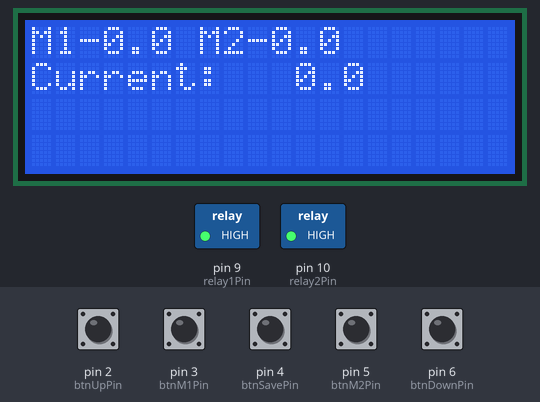
This sketch was run on a simulated Arduino Uno, built with avr-gcc and run on an emulated ATmega328P. Shown: 20×4 character LCD, switched loads named in the sketch (green lamp = pin HIGH). The test bench sets the inputs (shaded band); at power-on: pin 2 (btnUpPin), pin 3 (btnM1Pin), pin 4 (btnSavePin), pin 5 (btnM2Pin), pin 6 (btnDownPin) HIGH. EEPROM starts erased; what the sketch prints to the serial monitor is not drawn.

Above: at 1.3 s.
1.4 s: pin 4 (btnSavePin) pulled LOW for 1 s
At 5.1 s:
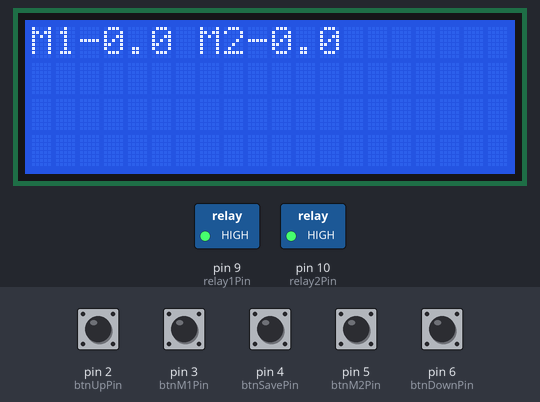
5.4 s: pin 3 (btnM1Pin) pulled LOW for 1 s
At 6.1 s:
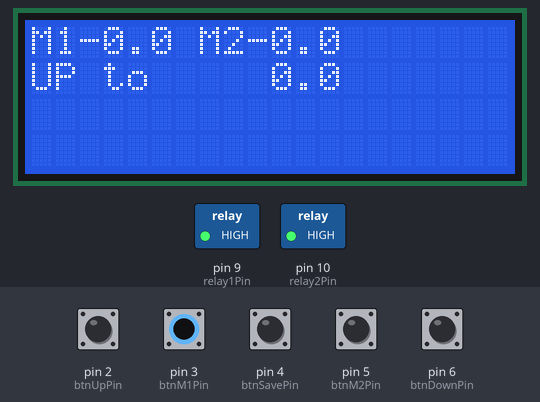
8.3 s: pin 6 (btnDownPin) pulled LOW for 1 s
At 10.5 s:
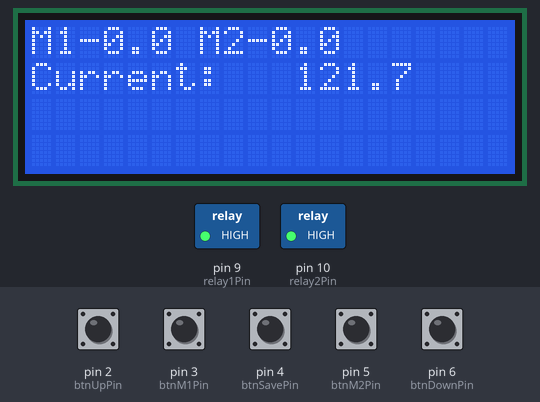
10.8 s: pin 2 (btnUpPin) pulled LOW for 0.15 s
At 10.9 s:
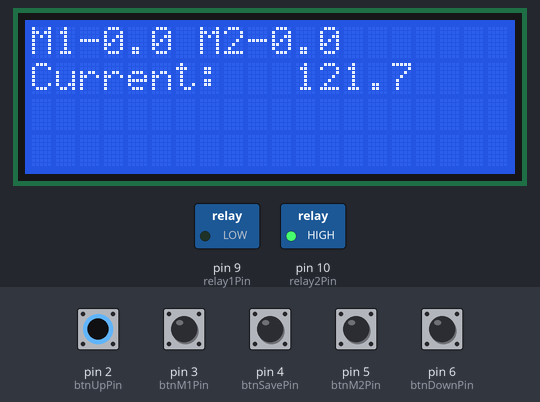
12.4 s: pin 2 (btnUpPin) pulled LOW for 1 s
At 13.8 s:
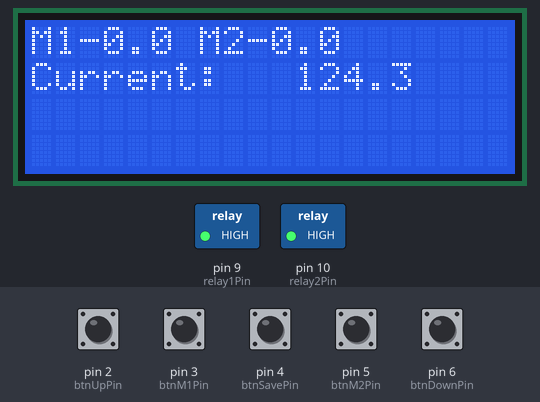
14.9 s: pin 6 (btnDownPin) pulled LOW for 1 s
At 15.0 s:
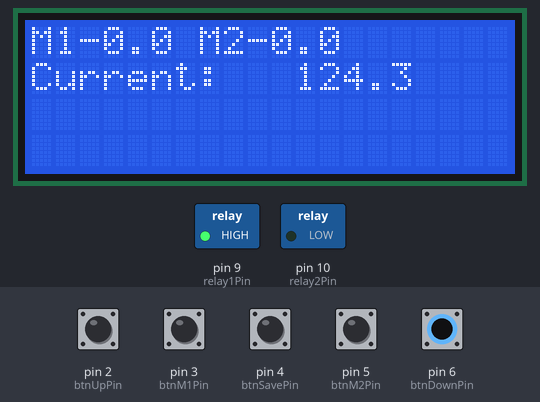
Timing chart, 0 to 17.9 s (numbered marks = the images above; inputs shaded):
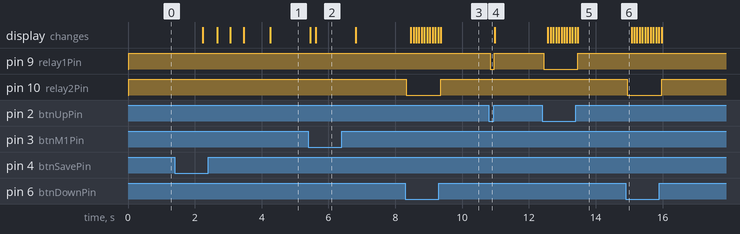

The sketch:

desk_controller.ino
```cpp
#include <Wire.h>
#include <EEPROM.h>
#include <hd44780.h>
#include <hd44780ioClass/hd44780_I2Cexp.h> // include i/o class header

hd44780_I2Cexp lcd; // declare lcd object: auto locate & config display for hd44780 chip

// init blinking variables
unsigned long lastTimeBlink = 0;
long int timeToBlink = 3000;
String strings[2] = {"", "                "};
int blink = 0;
int stringsIndex = 0;

// table consts
const float minHeight = 741.00; // 74.1cm
const float maxHeight = 1245.00;
const float upSpeed = 25.4; // 25.4mm per second
const float downSpeed = 28.8;

// init buttons pin
const int btnUpPin = 2; // green
const int btnM1Pin = 3;
const int btnSavePin = 4;
const int btnM2Pin = 5;
const int btnDownPin = 6; // red
const int buttons[5] = {btnUpPin, btnM1Pin, btnSavePin, btnM2Pin, btnDownPin};

// init buttons state
int button1State, button2State, button3State, button4State, button5State;

// relay
int relay1Pin = 9;
int relay2Pin = 10;

// EEPROM memory addresses
int eep_height_adr = 0;
int eep_m1_adr = 4;
int eep_m2_adr = 7;

// movement variables
bool manualMovement = false;
long int movingTime, timeUp, timeDown;
float currentHeight, m1Height, m2Height;

float float_one_point_round(float value)
{
      return ((float)((int)(value * 10))) / 10;
}

String heightToString(float height)
{
      String newHeight = String(float_one_point_round(height / 10));
      newHeight.remove(newHeight.length() - 1, 1);
      return newHeight;
}

int checkButtonPress()
{
      for (int pin : buttons)
      {
            if (!digitalRead(pin))
                  return pin;
      }
      return 0;
}

void onLoopBtnClick()
{
      switch (checkButtonPress())
      {
      case btnUpPin:
            MoveManually(1, timeUp);
            break;
      case btnM1Pin:
            goToHeight(m1Height);
            break;
      case btnSavePin:
            saveToMem();
            break;
      case btnM2Pin:
            goToHeight(m2Height);
            break;
      case btnDownPin:
            MoveManually(-1, timeDown);
            break;

      default:
            break;
      }
}

float calculateHight(int dir, int movingTime)
{
      return (dir == 1) ? min(currentHeight + movingTime / 100.00 * upSpeed / 10.00, maxHeight) : max(currentHeight - movingTime / 100.00 * downSpeed / 10.00, minHeight);
}

void updateEepromHeight(int adr, float height)
{
      EEPROM.put(adr, height);
}

void clearSecRow()
{
      lcd.setCursor(0, 1);
      lcd.print(strings[1]);
}

void printSecRow(String customString, int index = 0, float height = currentHeight)
{
      if (customString == "")
            customString = String("Current:   " + heightToString(height));
      if (index == 0 && strings[index] != customString)
      {
            strings[index] = customString;
            clearSecRow();
            lcd.setCursor(0, 1);
            lcd.print(strings[index]);
      }
      if (index == 1)
            clearSecRow();
}

void printMem()
{
      lcd.setCursor(0, 0);
      lcd.print(strings[1]);
      lcd.setCursor(0, 0);
      lcd.print("M1-" + heightToString(m1Height) + " " + "M2-" + heightToString(m2Height));
}

void blinkIfNeeded(long int timeToBlink = timeToBlink, int blinkRate = 5)
{
      // check if blinking screen needed
      unsigned long time = millis() - lastTimeBlink;

      if (lastTimeBlink != 0 && time <= timeToBlink)
      {
            if (time % blinkRate == 0)
            {
                  blink += 1;
                  stringsIndex = blink % 2;
                  delay(1);
                  printSecRow(strings[0] + " ", stringsIndex);
            }
      }
      if (time >= lastTimeBlink)
            lastTimeBlink = 0;
      stringsIndex = 0;
}

void saveToMem()
{
      long int start = millis();
      lastTimeBlink = start;
      delay(200);
      while (millis() - start < 5000)
      {
            blinkIfNeeded(4500, 400);
            int pressedBtnPin = checkButtonPress();
            if (pressedBtnPin == btnM1Pin)
            {
                  m1Height = currentHeight;
                  updateEepromHeight(eep_m1_adr, m1Height);
                  Serial.println(m1Height);
            }
            if (pressedBtnPin == btnM2Pin)
            {
                  m2Height = currentHeight;
                  updateEepromHeight(eep_m2_adr, m2Height);
                  Serial.println(m2Height);
            }
            if (pressedBtnPin)
                  break;
      }
      printSecRow(strings[0] + " ", stringsIndex);
      printMem();
      delay(50);
}

void goToHeight(float height)
{
      // do nothing if we close to the destination or not in the mx/min values
      if (height > maxHeight || height < minHeight || (currentHeight - 2 <= height && height <= currentHeight + 2))
            return;

      // check direction and start auto move
      if (currentHeight > height)
      {
            printSecRow("DOWN to   " + heightToString(height));
            startAutoMove(height, -1, relay2Pin);
      }
      else
      {
            printSecRow("UP to     " + heightToString(height));
            startAutoMove(height, 1, relay1Pin);
      }

      // set current height to eeprom and screen
      updateEepromHeight(eep_height_adr, currentHeight);
}

void startAutoMove(float height, int dir, int relayPin)
{
      // calculate how much time we need to move
      int millisToMove = (dir == 1) ? (height - currentHeight) / upSpeed * 1000 : (currentHeight - height) / downSpeed * 1000;
      delay(250);

      // start timer and open relay
      digitalWrite(relayPin, LOW);
      long int start = millis();
      long int movingTime = millis() - start;

      // sleep until we reached time or interrupted
      while (movingTime < millisToMove)
      {
            movingTime = millis() - start;
            if (checkButtonPress() > 0)
                  break;
      }

      // close relay and update current height
      digitalWrite(relayPin, HIGH);
      currentHeight = calculateHight(dir, movingTime);
      delay(250);
}

void MoveManually(int dir, long int &time)
{
      // for the first click - open relay, set manualMovement
      if (time == 0)
      {
            time = millis();
            manualMovement = true;
            digitalWrite((dir == 1) ? relay1Pin : relay2Pin, LOW);
      }
      else
      {
            // while manualMovement calculate new height
            long int movingTime = millis() - time;
            currentHeight = calculateHight(dir, movingTime);
            time = millis();
      }
}

void isManualMoveStopped()
{
      // if down/up movement stopped
      if (digitalRead(btnDownPin) && timeDown > 0)
            handleManualStop(relay2Pin, timeDown, -1);
      if (digitalRead(btnUpPin) && timeUp > 0)
            handleManualStop(relay1Pin, timeUp, 1);
}

void handleManualStop(int relayPin, long int &time, int dir)
{
      // stop relay and set variables to false
      manualMovement = false;
      digitalWrite(relayPin, HIGH);
      time = 0;

      // save to eeprom
      updateEepromHeight(eep_height_adr, currentHeight);
}

void setup()
{
      Serial.begin(9600);

      // read currentHeight, m1, m2 from memory
      EEPROM.get(eep_height_adr, currentHeight);
      Serial.println("EEPROM current height = " + String(currentHeight));
      EEPROM.get(eep_m1_adr, m1Height);
      Serial.println("EEPROM m1 height = " + String(m1Height));
      EEPROM.get(eep_m2_adr, m2Height);
      Serial.println("EEPROM m2 height = " + String(m2Height));

      // init buttons pullup mode
      for (int pin : buttons)
            pinMode(pin, INPUT_PULLUP);

      // init relay to open
      pinMode(relay1Pin, OUTPUT);
      pinMode(relay2Pin, OUTPUT);
      digitalWrite(relay1Pin, HIGH);
      digitalWrite(relay2Pin, HIGH);

      // initialize LCD and Print memory:
      lcd.begin(20, 4);
      printMem();
}

void loop()
{
      printSecRow("", 0, currentHeight);
      blinkIfNeeded();
      onLoopBtnClick();
      isManualMoveStopped();
      delay(50);
}
```

Measured:
- after the input at 1.4 s, the display: changes after 0.84 s (image 1)
- after the input at 8.3 s, pin 10 (relay2Pin): HIGH → LOW at once, → HIGH 1.0 s later; the display: first changes after 0.17 s (image 3 shows a later state)
- after the input at 10.8 s, pin 9 (relay1Pin): HIGH → LOW at once, → HIGH 0.13 s later
- after the input at 12.4 s, pin 9 (relay1Pin): HIGH → LOW at once, → HIGH 1.0 s later; the display: first changes after 0.17 s (image 5 shows a later state)
- after the input at 14.9 s, pin 10 (relay2Pin): HIGH → LOW at once, → HIGH 1.0 s later
